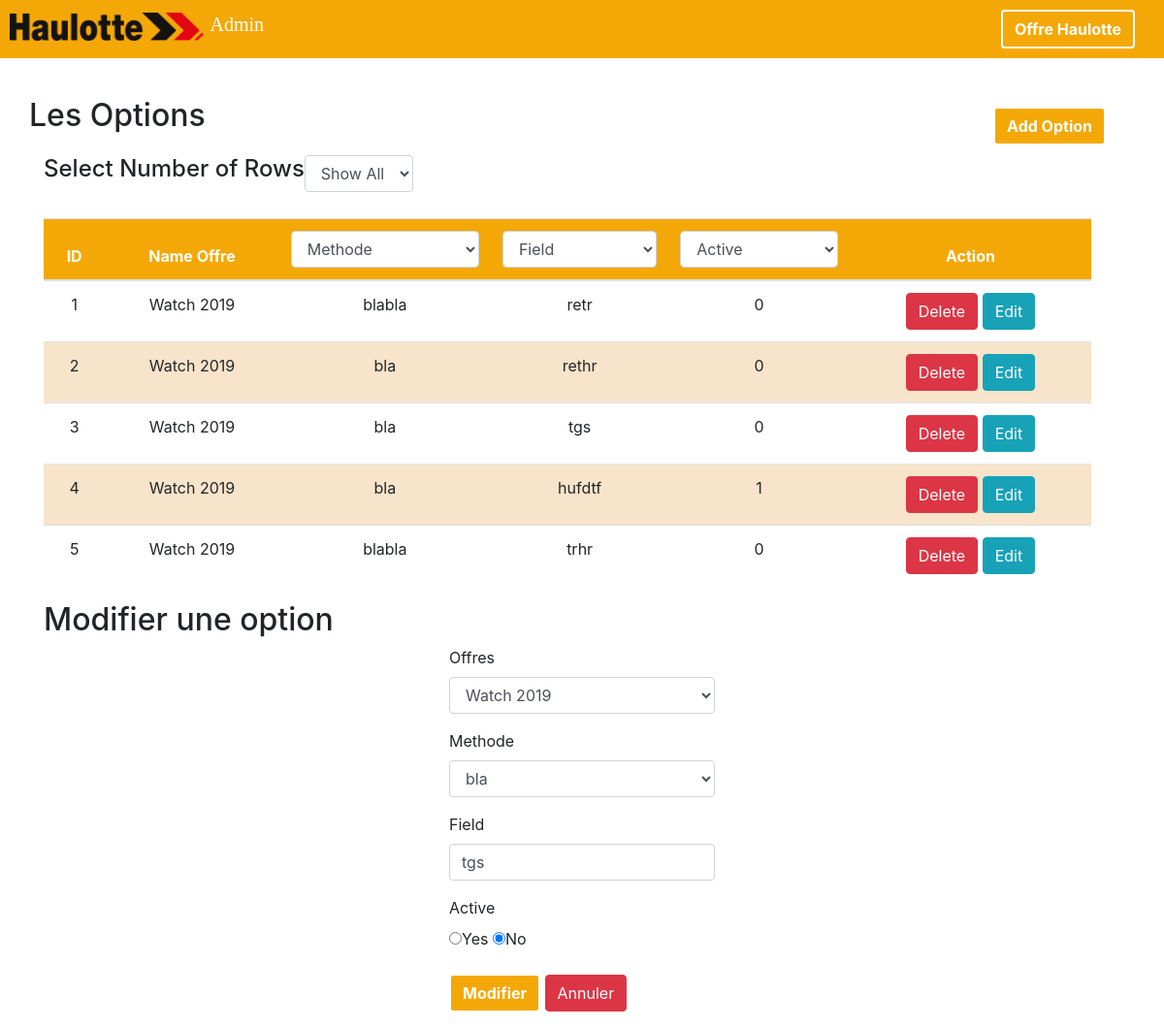
Screenshot of /index2.php?edit=22 with the database file from the repository.
### tables this page shows
CREATE TABLE IF NOT EXISTS `fiche_option` (
  `opt_id` int(11) NOT NULL AUTO_INCREMENT,
  `off_id` varchar(255) NOT NULL,
  `met_name` varchar(255) NOT NULL,
  `opt_field` varchar(255) NOT NULL,
  `opt_active` tinyint(1) NOT NULL,
  PRIMARY KEY (`opt_id`),
  UNIQUE KEY `off_id` (`off_id`,`met_name`,`opt_field`) USING BTREE,
  KEY `fk_met_name` (`met_name`),
  KEY `fk_off_id` (`off_id`)
);

CREATE TABLE IF NOT EXISTS `fiche_offre` (
  `off_id` varchar(255) NOT NULL,
  `off_designation` varchar(255) NOT NULL,
  `off_descriptif` varchar(255) NOT NULL,
  `off_date_debut` date NOT NULL,
  `off_date_fin` date NOT NULL,
  PRIMARY KEY (`off_id`)
);

### optionModel.php (called while the page is built, shortened)
<?php
function readOption( $opt_id )
{
    global $bdd;
    $sQuery = "SELECT * FROM fiche_option WHERE opt_id = :opt_id LIMIT 1";
    $stmt1 = $bdd->prepare( $sQuery );
    $stmt1->bindValue(':opt_id', $opt_id, PDO::PARAM_INT);
    if ( $stmt1->execute() ) {
        $aData = $stmt1->fetch(PDO::FETCH_ASSOC);
   }
   return($aData);
}
function indexOption()
{
    global $bdd;
    $sth = $bdd->query("    SELECT opt.opt_id, o.off_designation, opt.met_name, opt.opt_field, opt.opt_active
                            FROM fiche_offre o
                            JOIN fiche_option opt ON o.off_id = opt.off_id") ;
    $sth->execute();
    return( $sth->fetchAll(PDO::FETCH_ASSOC) );
}
function indexMethode()
{
    global $bdd;
    $sth = $bdd->query("SELECT * FROM fiche_methode") ;
    $sth->execute();
    return( $sth->fetchAll(PDO::FETCH_ASSOC) );
}

### process_option.php (called while the page is built, shortened)
<?php
    require_once('optionModel.php');
    require_once('offreModel.php');
$result = indexOption();
if (isset($_GET['edit'])) {
    $opt_id = $_GET['edit'];
    $update = true;
    $sth = readOption( $opt_id );
    $off_id = $sth['off_id'];
    $methode = $sth['met_name'];
    $field = $sth['opt_field'];
}
$res_met=indexMethode();
$res_off=indexOffre();

### offreModel.php (called while the page is built, shortened)
<?php
function indexOffre()
{
    global $bdd;
    $aReturn = array();
    try{
        $sth = $bdd->query("SELECT * FROM fiche_offre");
        $sth->execute();
        $aReturn = $sth->fetchAll(PDO::FETCH_ASSOC);
    } catch (PDOException $erreur) {
        errorlog( errorMessage( __FUNCTION__, $erreur->getMessage() ) );
        throw new Exception("Erreur insertion", 1);
    }
    return( $aReturn );
}

### index2.php (the view, shortened to what this page needs)
<!doctype html>
<html lang="en">
  <head>
    <link rel="stylesheet" href="bootstrap/css/bootstrap.min.css">
    <link rel="stylesheet" type="text/css" href="css/option.css">
  </head>
  <body>
    <div class="container-fluid">
      <div class="row head-admin">
			  <div class="logo-info">
			    <img src="./img/HaulotteRVB.png" class="logo-image-admin">
          <span class="admin-text"> Admin </span>
        </div>
        <div class="bouton">
          <form action="index.php" method="POST">
            <button type="submit"  class="btn btn-light" name="offre">Offre Haulotte</button>
          </form>
        </div>
      </div>
    </div>
    <?php
      require_once 'process_option.php';
    ?>
    <div class="container">
      <div class="row">
        <div>
          <h2>Les Options </h2>
        </div>
        <div class="bouton">
          <a href="#add"><button type="submit" class="btn btn-light">Add Option</button></a>
        </div>
      </div>
      <div class="row container">
          <h4>Select Number of Rows </h4>
          <div class="form-group">
            <select name="state" id="maxRows" class="form-control">
              <option value="5000">Show All</option>
            </select>
          </div>
          <table id="mytable" class="table">
          <thead>
            <tr>
              <th>Name Offre</th>
              <th>Methode</th>
              <th>Field</th>
              <th>Active</th>
              <th>Action</th>
            </tr>
          </thead>
          <tbody>
            <?php
              foreach ($result as $value):
            ?>
            <tr>
              <td><?=$value['off_designation'];?></td>
              <td><?=$value['met_name'];?></td>
              <td><?=$value['opt_field'];?></td>
              <td><?=$value['opt_active'];?></td>
              <td><a onclick="myFunction()" href="process_option.php?delete=<?php echo $value['opt_id']; ?>"
                    class="btn btn-danger">Delete</a>
                  <a href="index2.php?edit=<?php echo $value['opt_id']; ?>"
                    class="btn btn-info" >Edit</a>
              </td>
            </tr>
            <?php
              endforeach;
            ?>
          </tbody>
        </table>
      </div>
        <?php
            if ($update == true):
        ?>
        <div id="upd">
          <h2> Modifier une option </h2>
        </div>
        <?php
            else:
        ?>
        <div id="add">
          <h2> Ajouter une option </h2>
        </div>
        <?php
            endif;
        ?>
      <div class="row justify-content-center">
        <form action="process_option.php" method="POST">
          <div class="form-group">
            <label>Offres</label>
            <br/>
            <select class="form-control" name="off_id">
                <?php selectOffreView($res_off) ?>
            </select>
          </div>
          <div class="form-group">
            <label>Methode</label>
            <br/>
            <select class="form-control" name="met_name">
                <?php selectMetNameView($res_met) ?>
            </select>
          </div>
          <div class="form-group">
            <label>Field</label>
            <input type="text" name="opt_field" class="form-control" value="<?php echo $field; ?>" placeholder="entrer le field">
          </div>
          <div class="form-group">
            <label>Active</label>
            <div>
            <?php selectActiveView($active); ?>
            </div>
          </div>
          <div class="form-group">
            <?php
              if ($update == true):
            ?>
            <button onclick="myFunction1()" type="submit"  class="btn btn-light" name="update">Modifier</button>
            <button type="submit"  class="btn btn-danger" name="annule">Annuler</button>
            <?php
              else:
            ?>
            <button onclick="myFunction2()" type="submit"  class="btn btn-light" name="save">Enregistrer</button>
            <?php
              endif;
            ?>
          </div>
        </form>
      </div>
    </div>
  </body>
</html>
<?php
function selectOffreView($res_off)
{
  global $off_id;
  foreach ($res_off as $output_off) {
    if ($off_id == $output_off["off_id"]) {
      echo '<option value="'.$output_off["off_id"].'" selected>'.$output_off["off_designation"].'</option>'.PHP_EOL;
    } else {
      echo '<option value="'.$output_off["off_id"].'">'.$output_off["off_designation"].'</option>'.PHP_EOL;
    }
  }
}
function selectMetNameView($res_met)
{
  global $methode;
  foreach ($res_met as $output_met) {
    if ($methode == $output_met["met_name"]) {
      echo '<option value="'.$output_met["met_name"].'" selected>'.$output_met["met_name"].'</option>'.PHP_EOL;
    } else {
      echo '<option value="'.$output_met["met_name"].'">'.$output_met["met_name"].'</option>'.PHP_EOL;
    }
  }
}
function selectActiveView($opt_active)
{
  $sSelect1 = "";
  $sSelect2 = "";
  if ($opt_active == "1") {
    $sSelect1 = "checked";
  } else {
    $sSelect2 = "checked";
  }
  echo '<input type="radio" id="yes_no" name="opt_active" value="1" '.$sSelect1.'><label for="yes_no">Yes</label>'.PHP_EOL;
  echo '<input type="radio" id="no_yes" name="opt_active" value="0" '.$sSelect2.'><label for="no_yes">No</label>'.PHP_EOL;
}

### css/option.css (style rules this page uses)
.head-admin { background-color: #F4A807; margin-bottom: 40px; }
.logo-info { padding:10px; }
.logo-image-admin { width:200px; height:29px; }
.admin-text { color:white; font-family:Calibri; font-size: 20px; margin-left: 2px; }
.bouton { padding:10px; align-items: flex-end; margin-left:auto; margin-right:20px; }
.btn-light { background-color: #F4A807; color: white; font-weight: bold; border-color:white; border-width: 2px; }
table { border-collapse: collapse; width:100%; MARGIN-TOP:11px; }
th, td { text-align: center; padding: 15px; }
tr:nth-child(even) { background-color: #F7E4CA }
th { background-color: #F4A807; color: white; }

### rows the page displays
fiche_option: off.off_designation "Watch 2019", met_name "blabla", opt_field "retr", opt_active "0"
fiche_option: off.off_designation "Watch 2019", met_name "bla", opt_field "rethr", opt_active "0"
fiche_option: off.off_designation "Watch 2019", met_name "bla", opt_field "tgs", opt_active "0"
fiche_option: off.off_designation "Watch 2019", met_name "bla", opt_field "hufdtf", opt_active "1"
fiche_option: off.off_designation "Watch 2019", met_name "blabla", opt_field "trhr", opt_active "0"

### other values shown
form field off_id "Watch 2019"
form field met_name "bla"
